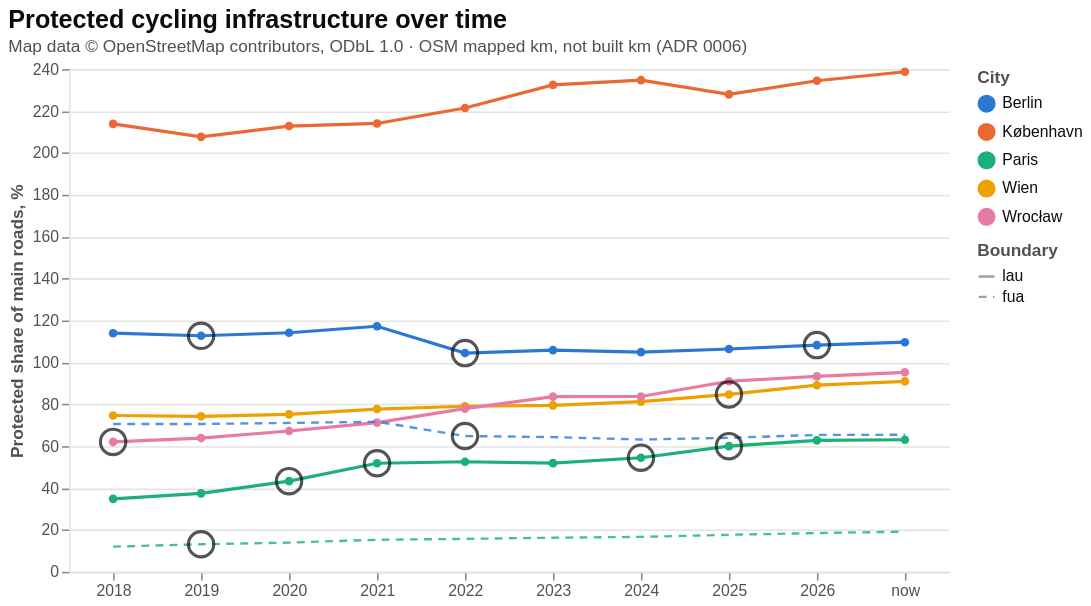

Here is the Vega-Lite specification saved for this chart:
### Vega-Lite specification from a JSON file in a GitHub repository (floating-point values rounded to 4 significant figures)
{"config": {"view": {"continuousWidth": 300, "continuousHeight": 300, "stroke": null}, "axis": {"domainColor": "#e4e3df", "gridColor": "#e4e3df", "labelColor": "#52514e", "titleColor": "#52514e"}, "legend": {"labelColor": "#0b0b0b", "labelLimit": 260, "titleColor": "#52514e"}, "title": {"color": "#0b0b0b", "subtitleColor": "#52514e", "subtitleFontSize": 11}}, "layer": [{"mark": {"type": "line", "point": true, "strokeWidth": 2}, "encoding": {"color": {"field": "city", "legend": {}, "scale": {"domain": ["Berlin", "København", "Paris", "Wien", "Wrocław"], "range": ["#2a78d6", "#eb6834", "#1baf7a", "#eda100", "#e87ba4"]}, "title": "City", "type": "nominal"}, "tooltip": [{"field": "city", "type": "nominal"}, {"field": "kind", "type": "nominal"}, {"field": "label", "type": "nominal"}, {"field": "headline", "format": ".2f", "type": "quantitative"}, {"field": "ab_km", "format": ".1f", "type": "quantitative"}, {"field": "flags", "type": "nominal"}], "x": {"axis": {"labelAngle": 0}, "field": "label", "sort": ["2018", "2019", "2020", "2021", "2022", "2023", "2024", "2025", "2026", "now"], "title": null, "type": "ordinal"}, "y": {"field": "headline", "scale": {"zero": true}, "title": "Protected share of main roads, %", "type": "quantitative"}}, "transform": [{"filter": "(datum.kind === 'lau')"}]}, {"mark": {"type": "line", "opacity": 0.8, "strokeWidth": 1.5}, "encoding": {"color": {"field": "city", "legend": {}, "scale": {"domain": ["Berlin", "København", "Paris", "Wien", "Wrocław"], "range": ["#2a78d6", "#eb6834", "#1baf7a", "#eda100", "#e87ba4"]}, "title": "City", "type": "nominal"}, "strokeDash": {"field": "kind", "scale": {"domain": ["lau", "fua"], "range": [[1, 0], [5, 4]]}, "title": "Boundary", "type": "nominal"}, "tooltip": [{"field": "city", "type": "nominal"}, {"field": "kind", "type": "nominal"}, {"field": "label", "type": "nominal"}, {"field": "headline", "format": ".2f", "type": "quantitative"}, {"field": "ab_km", "format": ".1f", "type": "quantitative"}, {"field": "flags", "type": "nominal"}], "x": {"axis": {"labelAngle": 0}, "field": "label", "sort": ["2018", "2019", "2020", "2021", "2022", "2023", "2024", "2025", "2026", "now"], "title": null, "type": "ordinal"}, "y": {"field": "headline", "scale": {"zero": true}, "title": "Protected share of main roads, %", "type": "quantitative"}}, "transform": [{"filter": "(datum.kind === 'fua')"}]}, {"mark": {"type": "point", "filled": false, "shape": "circle", "size": 260, "stroke": "#0b0b0b", "strokeWidth": 2}, "encoding": {"tooltip": [{"field": "city", "type": "nominal"}, {"field": "kind", "type": "nominal"}, {"field": "label", "type": "nominal"}, {"field": "headline", "format": ".2f", "type": "quantitative"}, {"field": "ab_km", "format": ".1f", "type": "quantitative"}, {"field": "flags", "type": "nominal"}], "x": {"axis": {"labelAngle": 0}, "field": "label", "sort": ["2018", "2019", "2020", "2021", "2022", "2023", "2024", "2025", "2026", "now"], "title": null, "type": "ordinal"}, "y": {"field": "headline", "scale": {"zero": true}, "title": "Protected share of main roads, %", "type": "quantitative"}}, "transform": [{"filter": "(datum.flagged === true)"}]}], "data": {"values": [{"city": "Berlin", "city_id": "berlin", "kind": "lau", "series": "Berlin (LAU)", "label": "2018", "headline": 113.9, "ab_km": 1643.0, "flagged": false, "flags": ""}, {"city": "Berlin", "city_id": "berlin", "kind": "lau", "series": "Berlin (LAU)", "label": "2019", "headline": 112.7, "ab_km": 1615.0, "flagged": true, "flags": "tag_drift"}, {"city": "Berlin", "city_id": "berlin", "kind": "lau", "series": "Berlin (LAU)", "label": "2020", "headline": 114.1, "ab_km": 1637.0, "flagged": false, "flags": ""}, {"city": "Berlin", "city_id": "berlin", "kind": "lau", "series": "Berlin (LAU)", "label": "2021", "headline": 117.2, "ab_km": 1681.0, "flagged": false, "flags": ""}, {"city": "Berlin", "city_id": "berlin", "kind": "lau", "series": "Berlin (LAU)", "label": "2022", "headline": 104.4, "ab_km": 1497.0, "flagged": true, "flags": "km_jump, single_mapper"}, {"city": "Berlin", "city_id": "berlin", "kind": "lau", "series": "Berlin (LAU)", "label": "2023", "headline": 105.8, "ab_km": 1518.0, "flagged": false, "flags": ""}, {"city": "Berlin", "city_id": "berlin", "kind": "lau", "series": "Berlin (LAU)", "label": "2024", "headline": 104.9, "ab_km": 1494.0, "flagged": false, "flags": ""}, {"city": "Berlin", "city_id": "berlin", "kind": "lau", "series": "Berlin (LAU)", "label": "2025", "headline": 106.4, "ab_km": 1511.0, "flagged": false, "flags": ""}, {"city": "Berlin", "city_id": "berlin", "kind": "lau", "series": "Berlin (LAU)", "label": "2026", "headline": 108.3, "ab_km": 1539.0, "flagged": true, "flags": "tag_drift"}, {"city": "Berlin", "city_id": "berlin", "kind": "lau", "series": "Berlin (LAU)", "label": "now", "headline": 109.6, "ab_km": 1558.0, "flagged": false, "flags": ""}, {"city": "Berlin", "city_id": "berlin", "kind": "fua", "series": "Berlin (FUA)", "label": "2018", "headline": 70.58, "ab_km": 3751.0, "flagged": false, "flags": ""}, {"city": "Berlin", "city_id": "berlin", "kind": "fua", "series": "Berlin (FUA)", "label": "2019", "headline": 70.59, "ab_km": 3753.0, "flagged": false, "flags": ""}, {"city": "Berlin", "city_id": "berlin", "kind": "fua", "series": "Berlin (FUA)", "label": "2020", "headline": 71.1, "ab_km": 3790.0, "flagged": false, "flags": ""}, {"city": "Berlin", "city_id": "berlin", "kind": "fua", "series": "Berlin (FUA)", "label": "2021", "headline": 71.65, "ab_km": 3818.0, "flagged": false, "flags": ""}, {"city": "Berlin", "city_id": "berlin", "kind": "fua", "series": "Berlin (FUA)", "label": "2022", "headline": 64.84, "ab_km": 3470.0, "flagged": true, "flags": "tag_drift"}, {"city": "Berlin", "city_id": "berlin", "kind": "fua", "series": "Berlin (FUA)", "label": "2023", "headline": 64.33, "ab_km": 3462.0, "flagged": false, "flags": ""}, {"city": "Berlin", "city_id": "berlin", "kind": "fua", "series": "Berlin (FUA)", "label": "2024", "headline": 63.17, "ab_km": 3394.0, "flagged": false, "flags": ""}, {"city": "Berlin", "city_id": "berlin", "kind": "fua", "series": "Berlin (FUA)", "label": "2025", "headline": 63.99, "ab_km": 3436.0, "flagged": false, "flags": ""}, {"city": "Berlin", "city_id": "berlin", "kind": "fua", "series": "Berlin (FUA)", "label": "2026", "headline": 65.37, "ab_km": 3520.0, "flagged": false, "flags": ""}, {"city": "Berlin", "city_id": "berlin", "kind": "fua", "series": "Berlin (FUA)", "label": "now", "headline": 65.44, "ab_km": 3523.0, "flagged": false, "flags": ""}, {"city": "København", "city_id": "copenhagen", "kind": "lau", "series": "København (LAU)", "label": "2018", "headline": 213.9, "ab_km": 529.8, "flagged": false, "flags": ""}, {"city": "København", "city_id": "copenhagen", "kind": "lau", "series": "København (LAU)", "label": "2019", "headline": 207.7, "ab_km": 522.8, "flagged": false, "flags": ""}, {"city": "København", "city_id": "copenhagen", "kind": "lau", "series": "København (LAU)", "label": "2020", "headline": 212.8, "ab_km": 534.1, "flagged": false, "flags": ""}, {"city": "København", "city_id": "copenhagen", "kind": "lau", "series": "København (LAU)", "label": "2021", "headline": 214.1, "ab_km": 535.8, "flagged": false, "flags": ""}, {"city": "København", "city_id": "copenhagen", "kind": "lau", "series": "København (LAU)", "label": "2022", "headline": 221.4, "ab_km": 550.2, "flagged": false, "flags": ""}, {"city": "København", "city_id": "copenhagen", "kind": "lau", "series": "København (LAU)", "label": "2023", "headline": 232.5, "ab_km": 566.4, "flagged": false, "flags": ""}, {"city": "København", "city_id": "copenhagen", "kind": "lau", "series": "København (LAU)", "label": "2024", "headline": 234.7, "ab_km": 569.5, "flagged": false, "flags": ""}, {"city": "København", "city_id": "copenhagen", "kind": "lau", "series": "København (LAU)", "label": "2025", "headline": 227.9, "ab_km": 556.2, "flagged": false, "flags": ""}, {"city": "København", "city_id": "copenhagen", "kind": "lau", "series": "København (LAU)", "label": "2026", "headline": 234.4, "ab_km": 572.5, "flagged": false, "flags": ""}, {"city": "København", "city_id": "copenhagen", "kind": "lau", "series": "København (LAU)", "label": "now", "headline": 238.8, "ab_km": 582.3, "flagged": false, "flags": ""}, {"city": "Paris", "city_id": "paris", "kind": "lau", "series": "Paris (LAU)", "label": "2018", "headline": 34.85, "ab_km": 208.6, "flagged": false, "flags": ""}, {"city": "Paris", "city_id": "paris", "kind": "lau", "series": "Paris (LAU)", "label": "2019", "headline": 37.47, "ab_km": 223.9, "flagged": false, "flags": ""}, {"city": "Paris", "city_id": "paris", "kind": "lau", "series": "Paris (LAU)", "label": "2020", "headline": 43.29, "ab_km": 257.3, "flagged": true, "flags": "km_jump, tag_drift"}, {"city": "Paris", "city_id": "paris", "kind": "lau", "series": "Paris (LAU)", "label": "2021", "headline": 51.86, "ab_km": 305.6, "flagged": true, "flags": "km_jump"}, {"city": "Paris", "city_id": "paris", "kind": "lau", "series": "Paris (LAU)", "label": "2022", "headline": 52.54, "ab_km": 309.1, "flagged": false, "flags": ""}, {"city": "Paris", "city_id": "paris", "kind": "lau", "series": "Paris (LAU)", "label": "2023", "headline": 51.9, "ab_km": 304.2, "flagged": false, "flags": ""}, {"city": "Paris", "city_id": "paris", "kind": "lau", "series": "Paris (LAU)", "label": "2024", "headline": 54.49, "ab_km": 318.6, "flagged": true, "flags": "activity_spike"}, {"city": "Paris", "city_id": "paris", "kind": "lau", "series": "Paris (LAU)", "label": "2025", "headline": 60.01, "ab_km": 345.7, "flagged": true, "flags": "activity_spike"}, {"city": "Paris", "city_id": "paris", "kind": "lau", "series": "Paris (LAU)", "label": "2026", "headline": 62.78, "ab_km": 355.2, "flagged": false, "flags": ""}, {"city": "Paris", "city_id": "paris", "kind": "lau", "series": "Paris (LAU)", "label": "now", "headline": 63.07, "ab_km": 356.5, "flagged": false, "flags": ""}, {"city": "Paris", "city_id": "paris", "kind": "fua", "series": "Paris (FUA)", "label": "2018", "headline": 12.02, "ab_km": 2333.0, "flagged": false, "flags": ""}, {"city": "Paris", "city_id": "paris", "kind": "fua", "series": "Paris (FUA)", "label": "2019", "headline": 13.16, "ab_km": 2577.0, "flagged": true, "flags": "km_jump"}, {"city": "Paris", "city_id": "paris", "kind": "fua", "series": "Paris (FUA)", "label": "2020", "headline": 13.97, "ab_km": 2739.0, "flagged": false, "flags": ""}, {"city": "Paris", "city_id": "paris", "kind": "fua", "series": "Paris (FUA)", "label": "2021", "headline": 15.31, "ab_km": 2998.0, "flagged": false, "flags": ""}, {"city": "Paris", "city_id": "paris", "kind": "fua", "series": "Paris (FUA)", "label": "2022", "headline": 15.75, "ab_km": 3088.0, "flagged": false, "flags": ""}, {"city": "Paris", "city_id": "paris", "kind": "fua", "series": "Paris (FUA)", "label": "2023", "headline": 16.29, "ab_km": 3194.0, "flagged": false, "flags": ""}, {"city": "Paris", "city_id": "paris", "kind": "fua", "series": "Paris (FUA)", "label": "2024", "headline": 16.7, "ab_km": 3279.0, "flagged": false, "flags": ""}, {"city": "Paris", "city_id": "paris", "kind": "fua", "series": "Paris (FUA)", "label": "2025", "headline": 17.68, "ab_km": 3471.0, "flagged": false, "flags": ""}, {"city": "Paris", "city_id": "paris", "kind": "fua", "series": "Paris (FUA)", "label": "2026", "headline": 18.54, "ab_km": 3628.0, "flagged": false, "flags": ""}, {"city": "Paris", "city_id": "paris", "kind": "fua", "series": "Paris (FUA)", "label": "now", "headline": 19.17, "ab_km": 3751.0, "flagged": false, "flags": ""}, {"city": "Wien", "city_id": "vienna", "kind": "lau", "series": "Wien (LAU)", "label": "2018", "headline": 74.61, "ab_km": 558.5, "flagged": false, "flags": ""}, {"city": "Wien", "city_id": "vienna", "kind": "lau", "series": "Wien (LAU)", "label": "2019", "headline": 74.24, "ab_km": 558.2, "flagged": false, "flags": ""}, {"city": "Wien", "city_id": "vienna", "kind": "lau", "series": "Wien (LAU)", "label": "2020", "headline": 75.18, "ab_km": 562.8, "flagged": false, "flags": ""}, {"city": "Wien", "city_id": "vienna", "kind": "lau", "series": "Wien (LAU)", "label": "2021", "headline": 77.71, "ab_km": 583.0, "flagged": false, "flags": ""}, {"city": "Wien", "city_id": "vienna", "kind": "lau", "series": "Wien (LAU)", "label": "2022", "headline": 79.03, "ab_km": 592.1, "flagged": false, "flags": ""}, {"city": "Wien", "city_id": "vienna", "kind": "lau", "series": "Wien (LAU)", "label": "2023", "headline": 79.46, "ab_km": 595.9, "flagged": false, "flags": ""}, {"city": "Wien", "city_id": "vienna", "kind": "lau", "series": "Wien (LAU)", "label": "2024", "headline": 81.27, "ab_km": 608.1, "flagged": false, "flags": ""}, {"city": "Wien", "city_id": "vienna", "kind": "lau", "series": "Wien (LAU)", "label": "2025", "headline": 84.69, "ab_km": 632.9, "flagged": true, "flags": "tag_drift"}, {"city": "Wien", "city_id": "vienna", "kind": "lau", "series": "Wien (LAU)", "label": "2026", "headline": 89.11, "ab_km": 667.4, "flagged": false, "flags": ""}, {"city": "Wien", "city_id": "vienna", "kind": "lau", "series": "Wien (LAU)", "label": "now", "headline": 90.95, "ab_km": 679.8, "flagged": false, "flags": ""}, {"city": "Wrocław", "city_id": "wroclaw", "kind": "lau", "series": "Wrocław (LAU)", "label": "2018", "headline": 62.04, "ab_km": 261.5, "flagged": true, "flags": "activity_spike"}, {"city": "Wrocław", "city_id": "wroclaw", "kind": "lau", "series": "Wrocław (LAU)", "label": "2019", "headline": 63.86, "ab_km": 272.7, "flagged": false, "flags": ""}, {"city": "Wrocław", "city_id": "wroclaw", "kind": "lau", "series": "Wrocław (LAU)", "label": "2020", "headline": 67.24, "ab_km": 288.5, "flagged": false, "flags": ""}, {"city": "Wrocław", "city_id": "wroclaw", "kind": "lau", "series": "Wrocław (LAU)", "label": "2021", "headline": 71.24, "ab_km": 306.0, "flagged": false, "flags": ""}, {"city": "Wrocław", "city_id": "wroclaw", "kind": "lau", "series": "Wrocław (LAU)", "label": "2022", "headline": 77.92, "ab_km": 333.6, "flagged": false, "flags": ""}, {"city": "Wrocław", "city_id": "wroclaw", "kind": "lau", "series": "Wrocław (LAU)", "label": "2023", "headline": 83.64, "ab_km": 348.1, "flagged": false, "flags": ""}, {"city": "Wrocław", "city_id": "wroclaw", "kind": "lau", "series": "Wrocław (LAU)", "label": "2024", "headline": 83.7, "ab_km": 362.3, "flagged": false, "flags": ""}, {"city": "Wrocław", "city_id": "wroclaw", "kind": "lau", "series": "Wrocław (LAU)", "label": "2025", "headline": 90.99, "ab_km": 386.3, "flagged": false, "flags": ""}, {"city": "Wrocław", "city_id": "wroclaw", "kind": "lau", "series": "Wrocław (LAU)", "label": "2026", "headline": 93.33, "ab_km": 390.6, "flagged": false, "flags": ""}, {"city": "Wrocław", "city_id": "wroclaw", "kind": "lau", "series": "Wrocław (LAU)", "label": "now", "headline": 95.25, "ab_km": 398.6, "flagged": false, "flags": ""}]}, "height": 320, "title": {"text": "Protected cycling infrastructure over time", "anchor": "start", "fontSize": 16, "subtitle": "Map data © OpenStreetMap contributors, ODbL 1.0 · OSM mapped km, not built km (ADR 0006)"}, "width": 560, "$schema": "https://vega.github.io/schema/vega-lite/v6.4.1.json"}
